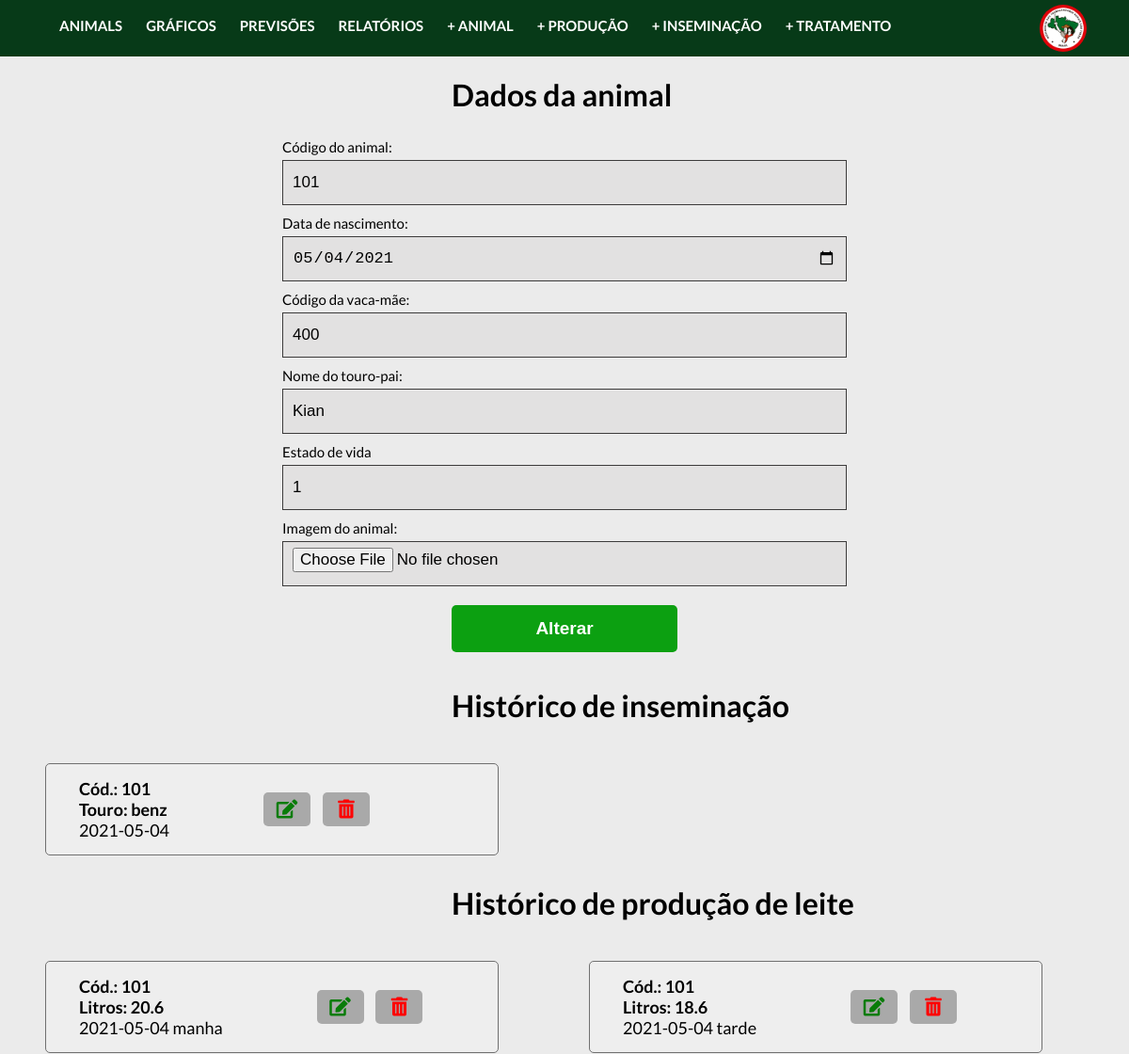
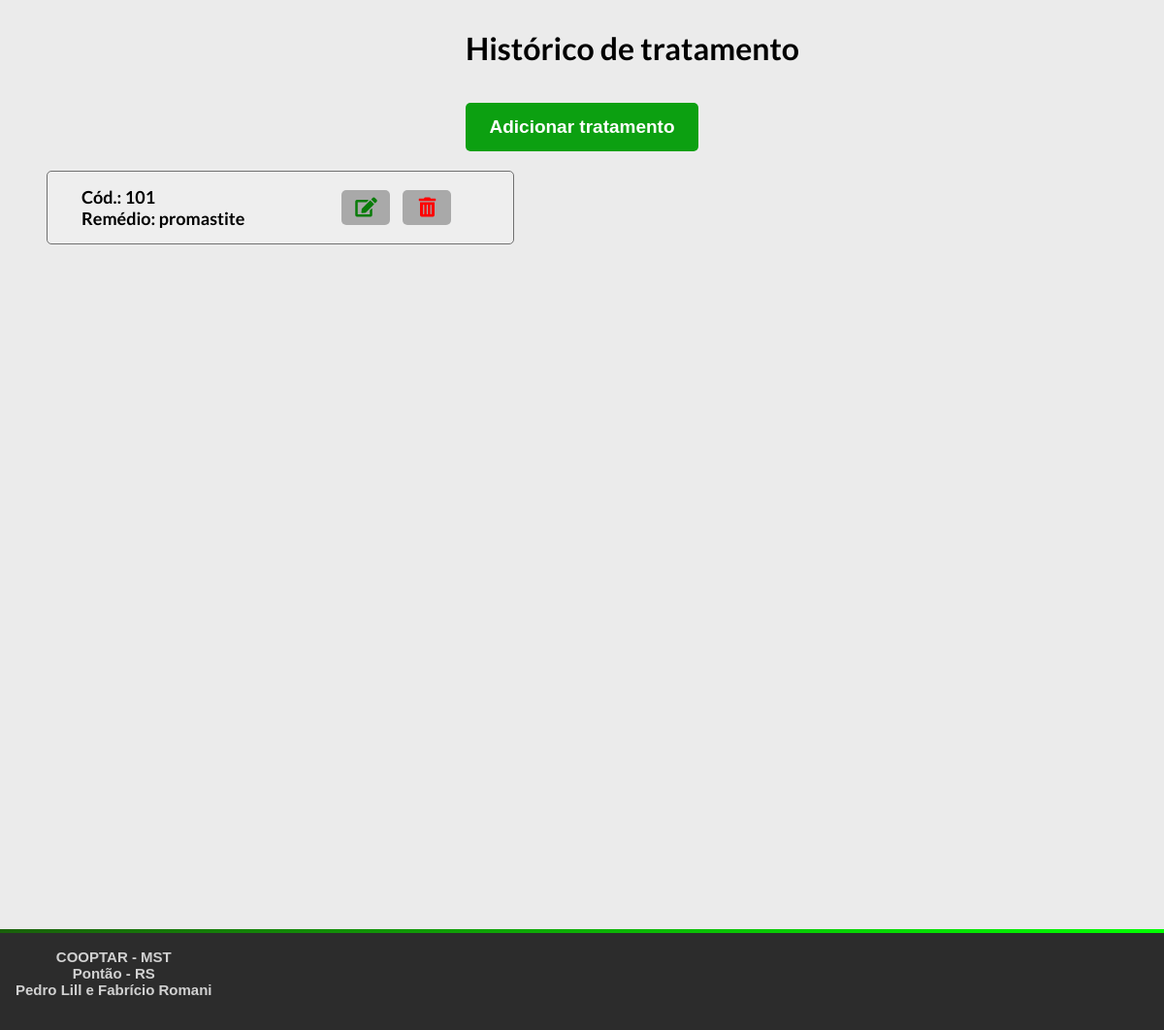
/controller/animalController.php?acao=altera&codAnimal=101, run on the app's committed database (2 pictures, top to bottom).
### tables this page shows
create table animal(
  codAnimal INTEGER,
  dtNascimento DATE NOT NULL,
  codMae INTEGER NOT NULL,
  nomePai VARCHAR(30) NOT NULL,
  estadoVida INTEGER NOT NULL, 
  nomeImagem VARCHAR(30) NOT NULL,
  PRIMARY KEY (codAnimal)
);

create table inseminacao(
  codInseminacao INTEGER AUTO_INCREMENT PRIMARY KEY,
  codAnimal INTEGER,
  dtInseminacao DATE NOT NULL,
  touroInseminador VARCHAR(20) NOT NULL,
  inseminadorResponsavel VARCHAR(40) NOT NULL,
  retorno INTEGER,  
  obs TEXT,
  novaDtInseminacao DATE, 
   
   
  FOREIGN KEY (codAnimal) REFERENCES animal(codAnimal)
);

create table producao(
  codProducao INTEGER AUTO_INCREMENT PRIMARY KEY,
  codAnimal INTEGER,
  dtColeta DATE NOT NULL,
  litros FLOAT NOT NULL,
  periodoDia VARCHAR(8) NOT NULL, 
  FOREIGN KEY (codAnimal) REFERENCES animal(codAnimal)
);

create table tratamento(
  codTratamento INTEGER AUTO_INCREMENT PRIMARY KEY,
  codAnimal INTEGER,
  dtTratamento DATE NOT NULL,
  motivoTratamento VARCHAR(100) NOT NULL,
  nomeMedicamento VARCHAR(80) NOT NULL,
  quantidadeMedicamento INTEGER NOT NULL,
  responsavel VARCHAR(30) NOT NULL,
  obs TEXT,
  FOREIGN KEY (codAnimal) REFERENCES animal(codAnimal)
);

### controller/classes/Conexao.php (called while the page is built)
<?php
    class Conexao{
        public static $conexao;
        public static function conecta(){
            if(!isset(self::$conexao)){
                try{
                    self::$conexao = new PDO("mysql:host=localhost; dbname=projetointegrado", "admcooptar", "12345");
                }
                catch(PDOException $e){
                    echo "Erro de conexão: ". $e->getMessage();
                    die();
                }
            }
            return self::$conexao;
        }
    }
?>

### controller/classes/AnimalDAO.php (called while the page is built, shortened)
<?php
    require_once "Conexao.php";
    require_once "Animal.php";
    class AnimalDAO{
        public $conexao;
        public function __construct(){
            $this->conexao = Conexao::conecta();
        }
        public function buscar($codAnimal){
            try{
                $query = $this->conexao->prepare("select * from animal where codAnimal=:c");
                $query->bindParam(":c", $codAnimal, PDO::PARAM_INT);
                $query->execute();
                $registros = $query->fetchAll(PDO::FETCH_CLASS, "Animal");
                return $registros[0];
            }
            catch(PDOException $e){
                echo "Erro no acesso aos dados: ". $e->getMessage();
            }
        }
    }
?>

### controller/classes/Animal.php (called while the page is built, shortened)
<?php
    class Animal{
        private $codAnimal;
        private $dtNascimento;
        private $codMae;
        private $nomePai;
        private $estadoVida;
        private $nomeImagem;
        public function getCodAnimal(){
            return $this->codAnimal;
        }
        public function getDtNascimento(){
            return $this->dtNascimento;
        }
        public function getCodMae(){
            return $this->codMae;
        }
        public function getNomePai(){
            return $this->nomePai;
        }
        public function getEstadoVida(){
            return $this->estadoVida;
        }
        public function getNomeImagem(){
            return $this->nomeImagem;
        }
    }
?>

### controller/classes/inseminacaoDAO.php (called while the page is built, shortened)
<?php
    require_once "Conexao.php";
    require_once "inseminacao.php";
    class InseminacaoDAO{
        public $conexao;
        public function __construct(){
            $this->conexao = Conexao::conecta();
        }
        public function buscaLista($codAnimal){
            try{
                $query = $this->conexao->prepare("select * from inseminacao where codAnimal = :c");
                $query->bindParam(":c", $codAnimal, PDO::PARAM_INT);
                $query->execute();
                $registros = $query->fetchAll(PDO::FETCH_CLASS, "Inseminacao");
                return $registros;
            }
            catch(PDOException $e){
                echo "Erro no acesso aos dados: ". $e->getMessage();
            }
        }
    }
?>

### controller/classes/inseminacao.php (called while the page is built, shortened)
<?php
    class Inseminacao{
        private $codInseminacao;
        private $codAnimal;
        private $dtInseminacao;
        private $touroInseminador;
        public function getCodInseminacao(){
            return $this->codInseminacao;
        }
        public function getCodAnimal(){
            return $this->codAnimal;
        }
        public function getDtInseminacao(){
            return $this->dtInseminacao;
        }
        public function getTouroInseminador(){
            return $this->touroInseminador;
        }
    }
?>

### controller/classes/ProducaoDAO.php (called while the page is built, shortened)
<?php
    require_once "Conexao.php";
    require_once "Producao.php";
    class ProducaoDAO{
        public $conexao;
        public function __construct(){
            $this->conexao = Conexao::conecta();
        }
        public function buscaLista($codAnimal){
            try{
                $query = $this->conexao->prepare("select * from producao where codAnimal = :c");
                $query->bindParam(":c", $codAnimal, PDO::PARAM_INT);
                $query->execute();
                $registros = $query->fetchAll(PDO::FETCH_CLASS, "Producao");
                return $registros;
            }
            catch(PDOException $e){
                echo "Erro no acesso aos dados: ". $e->getMessage();
            }
        }
    }
?>

### controller/classes/Producao.php (called while the page is built, shortened)
<?php
    class Producao{
        private $codProducao;
        private $codAnimal;
        private $dtColeta;
        private $litros;
        private $periodoDia;
        public function getCodProducao(){
            return $this->codProducao;
        }
        public function getCodAnimal(){
            return $this->codAnimal;
        }
        public function getDtColeta(){
            return $this->dtColeta;
        }
        public function getLitros(){
            return $this->litros;
        }
        public function getPeriodoDia(){
            return $this->periodoDia;
        }
    }
?>

### controller/classes/TratamentoDAo.php (called while the page is built, shortened)
<?php
    require_once "Conexao.php";
    require_once "Tratamento.php";
    class TratamentoDAO{
        public $conexao;
        public function __construct(){
            $this->conexao = Conexao::conecta();
        }
        public function buscaLista($codAnimal){
            try{
                $query = $this->conexao->prepare("select * from tratamento where codAnimal = :c");
                $query->bindParam(":c", $codAnimal, PDO::PARAM_INT);
                $query->execute();
                $registros = $query->fetchAll(PDO::FETCH_CLASS, "Tratamento");
                return $registros;
            }
            catch(PDOException $e){
                echo "Erro no acesso aos dados: ". $e->getMessage();
            }
        }
    }
?>

### controller/classes/Tratamento.php (called while the page is built, shortened)
<?php
    class Tratamento{
        private $codTratamento ;
        private $codAnimal;
        private $nomeMedicamento;
        public function getCodTratamento (){
            return $this->codTratamento ;
        }
        public function getCodAnimal(){
            return $this->codAnimal;
        }
        public function getNomeMedicamento(){
            return $this->nomeMedicamento;
        }
    }
?>

### controller/views/listaProducao.php (the view, shortened to what this page needs)
<!DOCTYPE html>
<html lang="pt-br">
<head>
  <link href="../css/style.css" rel="stylesheet">
  <link href="../css/adicionar-animal.css" rel="stylesheet">
  <link href="../css/lista-animais.css" rel="stylesheet">
</head>
<body>
<div class="lista_animais">
      <h1>Histórico de produção de leite</h1>
        <?php
        require_once "../controller/classes/ProducaoDAO.php";
        $obj = new ProducaoDAO();
        $lista = $obj->buscaLista($codAnimal);
        if(count($lista) == 0){
            echo "Nenhuma animal encontrada.";
        }else{
            foreach ($lista as $producao){
        ?>
        <div class="animal-historico">
            <div class="label">
                <div class="animal_descricao">
                <strong>Cód.: <?=$producao->getCodAnimal()?> </strong>
                <strong>Litros: <?=$producao->getLitros()?> </strong>
                <?=$producao->getDtColeta()?>  <?=$producao->getPeriodoDia()?>
                </div>
                <div>
                  <button name="altera" class="button-edit" onclick="window.location.href='producaoController.php?acao=altera&codProducao=<?=$producao->getCodProducao() ?>'"><i class="fa fa-edit fa-1x"></i></button>
                  <button name="exclui" class="button-delete" onclick=""><i class="fa fa-trash-alt fa-1x"></i></button>
                </div>
            </div>
        </div>
    <?php
        }
      }
    ?>
  </div>
</body>

### controller/views/alteraAnimal.php (shortened to what this page needs)
<main>
    <?php
    $codAnimal = isset($_POST['field_codAnimal']) ? $_POST['field_codAnimal'] : $animal->getCodAnimal();
    $dtNascimento = isset($_POST['field_dtNascimento']) ? $_POST['field_dtNascimento'] : $animal->getDtNascimento();
    $codMae = isset($_POST['field_codMae']) ? $_POST['field_codMae'] : $animal->getCodMae();
    $nomePai = isset($_POST['field_nomePai']) ? $_POST['field_nomePai'] : $animal->getNomePai();
    $estadoVida = isset($_POST['field_estadoVida']) ? $_POST['field_estadoVida'] : $animal->getEstadoVida();
    $nomeImagem = isset($_FILES['field_imagem']['name'])?($_FILES['field_imagem']['name']) : $animal->getNomeImagem();
    ?>
    <?php require_once("../includes/header.php");?>
    <form action="" method="post" enctype="multipart/form-data">
      <div class="container-animal">
        <h1>Dados da animal </h1>
        <div>
          <label class="label-cadastra" for="id_codAnimal">Código do animal: </label>
          <input type="number" name="field_codAnimal" id="id_codAnimal" autofocus value="<?=$codAnimal ?>" required>
        </div>
        <div>
          <label class="label-cadastra" for="id_dtNascimento">Data de nascimento: </label>
          <input type="date" name="field_dtNascimento" maxlength="100" id="id_dtNascimento" value="<?=$dtNascimento?>" required>
        </div>
        <div>
          <label class="label-cadastra" for="id_codMae">Código da vaca-mãe: </label>
          <input type="number" name="field_codMae" maxlength="100" id="id_codMae" value="<?=$codMae?>" required>
        </div>
        <div>
          <label class="label-cadastra" for="id_nomePai">Nome do touro-pai: </label>
          <input type="text" name="field_nomePai" maxlength="50" id="id_nomePai" value="<?=$nomePai?>" required>
        </div>
        <div>
          <label class="label-cadastra" for="id_estadoVida">Estado de vida </label>
          <input type="number" name="field_estadoVida" maxlength="50" id="id_estadoVida" value="<?=$estadoVida?>" required>
        </div>
        <div>
          <label class="label-cadastra" for="id_nomeImagem">Imagem do animal: </label>
          <input type="file" name="field_imagem" id="id_imagem" maxlength="50" id="id_nomeImagem" autofocus value="<?=$nomeImagem?>" required>
        </div>
        <button name="altera" class="button-form" type="submit">Alterar</button>
      </div>
    </form>
    <?php include("listaInseminacao.php");?>
    <?php include("listaProducao.php");?>
    <?php include("listaTratamento.php");?>
  <?php require_once("../includes/footer.php");?>
</main>

### controller/views/listaInseminacao.php (shortened to what this page needs)
<!DOCTYPE html>
<html lang="pt-br">
<head>
  <link href="../css/style.css" rel="stylesheet">
  <link href="../css/adicionar-animal.css" rel="stylesheet">
  <link href="../css/lista-animais.css" rel="stylesheet">
</head>
<body>
<div class="lista_animais">
      <h1>Histórico de inseminação</h1>
      <?php
        require_once "../controller/classes/inseminacaoDAO.php";
        $obj = new inseminacaoDAO();
        $lista = $obj->buscaLista($codAnimal);
        if(count($lista) == 0){
            echo "Nenhuma animal encontrada.";
        }else{
            foreach ($lista as $inseminacao){
        ?>
        <div class="animal-historico">
            <div class="label">
                <div class="animal_descricao">
                <strong>Cód.: <?=$inseminacao->getCodAnimal()?> </strong>
                <strong>Touro: <?=$inseminacao->getTouroInseminador()?> </strong>
                <?=$inseminacao->getDtInseminacao()?>
              </div>
              <div>
                <button name="altera" class="button-edit" onclick="window.location.href='inseminacaoController.php?acao=altera&codInseminacao=<?=$inseminacao->getCodInseminacao() ?>'"><i class="fa fa-edit fa-1x"></i></button>
                <button name="exclui" class="button-delete" onclick=""><i class="fa fa-trash-alt fa-1x"></i></button>
              </div>
            </div>
        </div>
    <?php
        }
      }
    ?>
  </div>
</body>

### controller/views/listaTratamento.php (shortened to what this page needs)
<!DOCTYPE html>
<html lang="pt-br">
<head>
  <link href="../css/style.css" rel="stylesheet">
  <link href="../css/adicionar-animal.css" rel="stylesheet">
  <link href="../css/lista-animais.css" rel="stylesheet">
</head>
<body>
<div class="lista_animais">
  <h1>Histórico de tratamento</h1>
  <button class="button-form" onclick="window.location.href='tratamentoController.php?acao=adiciona'">Adicionar tratamento</button>
    <?php
    require_once "../controller/classes/TratamentoDAO.php";
    $obj = new TratamentoDAO();
    $lista = $obj->buscaLista($codAnimal);
    if(count($lista) == 0){
        echo "Nenhuma animal encontrada.";
    }else{
        foreach ($lista as $tratamento){
    ?>
      <div class="animal-historico">
        <div class="label">
          <div class="animal_descricao">
          <strong>Cód.: <?=$tratamento->getCodAnimal()?> </strong>
          <strong>Remédio: <?=$tratamento->getNomeMedicamento()?> </strong>
          </div>
          <div>
            <button name="altera" class="button-edit" onclick="window.location.href='tratamentoController.php?acao=altera&codTratamento=<?=$tratamento->getCodTratamento() ?>'"><i class="fa fa-edit fa-1x"></i></button>
            <button name="exclui" class="button-delete" onclick=""><i class="fa fa-trash-alt fa-1x"></i></button>
          </div>
        </div>
      </div>
    <?php
        }
      }
    ?>
  </div>
</body>

### css/style.css (style rules this page uses)
:root { --primary-color: #073a18; }
body { font-family: 'Lato', sans-serif; margin: 0; transition: transform 0.3s; background-color: #ebebeb; }
button, input[type='submit'] { border: 0; border-radius: 5px; color: #fff; cursor: pointer; padding: 8px 12px; }
h1 { margin-left:40%; }

### css/adicionar-animal.css (style rules this page uses)
input[type=text], input[type=date], input[type=checkbox], input[type=file], input[type=number], select { background-color: #e2e1e1; width: 50%; padding: 6px 10px; margin: 5px 0 5px 25%; display: inline-block; border: 0.5px solid #3c3b3b; box-sizing: border-box; font-size: 17px; }
.label-cadastra { width: 50%; margin: 5px 0 0px 25%; display: inline-block; box-sizing: border-box; font-size: 15px; }
.button-form { background-color: #0ca011; color: white; padding: 14px 20px; margin: 15px 0 0 40%; border: none; cursor: pointer; width: 20%; font-size: 19px; font-weight: bold; }

### css/lista-animais.css (style rules this page uses)
.lista_animais { display: flex; flex-direction: row; justify-content: flex-start; flex-wrap: wrap; margin-top: 10px; }
.animal-historico { cursor: pointer; width: 40vw; font-size: 15px; background-color: #eeeeee; border: 1px solid #707070; margin: 20px 4vw 0 4vw; border-radius: 5px; transition: 0.3s; }
.animal-historico .label { display: flex; margin: 15px; align-items: center; }
.animal_descricao { margin-left: 20px; font-size: 18px; display: flex; flex-direction: column; }
.button-delete { background-color: #4d4d4d6e; color: #ff0000; font-size: 20px; width: 50px; margin-left: 10px; }
.button-edit { background-color: #4d4d4d6e; color: #097c09; font-size: 20px; width: 50px; margin-left: 100px; }

### css/relatorios.css (style rules this page uses)
input { border:solid 2px rgba(53, 53, 53, 0.8); height:6vh; width:5vw; background-color:transparent; }

### data on the page
animal: field_codAnimal "101", field_dtNascimento "05/04/2021", field_codMae "400", field_nomePai "Kian", field_estadoVida "1"
inseminacao: codAnimal "101", touroInseminador "benz", dtInseminacao "2021-05-04"
producao: codAnimal "101", litros "20.6", dtColeta "2021-05-04", periodoDia "manha"
producao: codAnimal "101", litros "18.6", dtColeta "2021-05-04", periodoDia "tarde"
tratamento: codAnimal "101", nomeMedicamento "promastite"
